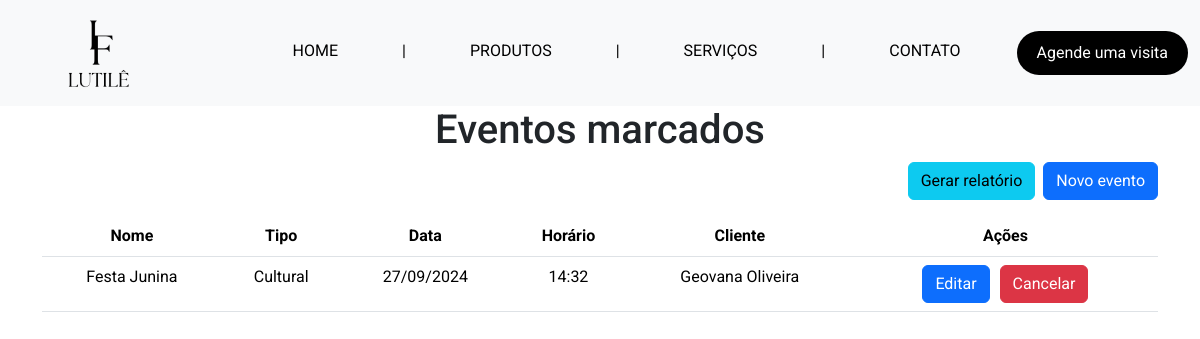
Page /admin/eventos on the earlier database version.
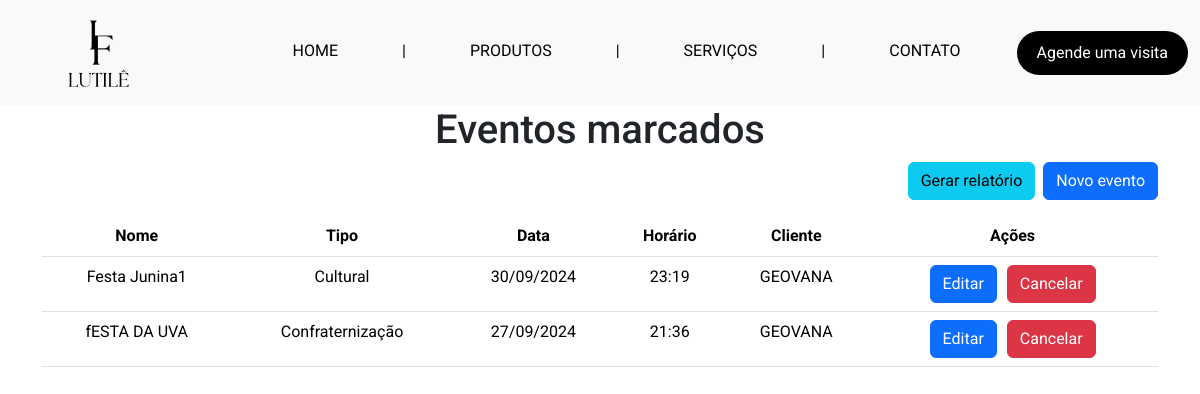
Same page on the later database version.
### tables this page shows
CREATE TABLE `evento` (
  `data` DATE NOT NULL,
  `horario` VARCHAR(45) NOT NULL,
  `nome_evento` VARCHAR(50) NOT NULL,
  `tipo` VARCHAR(45) NOT NULL,
  `cliente_cpf` VARCHAR(11) NOT NULL,
  PRIMARY KEY (`data`, `horario`),
  FOREIGN KEY (`cliente_cpf`)
    REFERENCES `cliente` (`cpf`)
    ON DELETE CASCADE
    ON UPDATE RESTRICT
);

CREATE TABLE `cliente` (
  `cpf` VARCHAR(11) NOT NULL,
  `nome_cliente` VARCHAR(100) NOT NULL,
  `celular` VARCHAR(14) NOT NULL,
  `endereco` VARCHAR(100) NOT NULL,
  PRIMARY KEY (`cpf`)
);

### app.py (the view)
@app.route('/admin/eventos', methods=['GET'])
def eventos_admin():
    with get_connection() as conn:
        cursor = conn.cursor()
        cursor.execute('SELECT * FROM evento JOIN cliente ON evento.cliente_cpf = cliente.cpf')
        eventos = cursor.fetchall()
    return render_template('html/pages/admin/eventos-admin.html', eventos=eventos)

### app.py (called while the page is built)
def get_connection():
    return sqlite3.connect('instance/salao_festas.db')

def format_datetime(value, format='%d/%m/%Y'):
    if value is None:
        return ""
    try:
        date_obj = datetime.strptime(value, '%Y-%m-%d')
        return date_obj.strftime(format)
    except ValueError:
        return value

@app.context_processor
def inject_active():
    def is_active(endpoint): #recebe o endpoint (rota) e verifica se é igual o endpoint atual, se for ele retorna a classeactive, se não retorna vazio
        return 'active' if request.endpoint == endpoint else ''
    return dict(is_active=is_active)

### templates/html/pages/admin/eventos-admin.html (shortened to what this page needs)
{% extends "base.html" %}
{% block content %}
<h1 class="text-center">Eventos marcados</h1>
<div class="container d-flex flex-column align-items-center">
    <div class="w-100 d-flex justify-content-end mb-3">
      <a href="{{ url_for('gerar_relatorio_eventos') }}" class="btn btn-info me-2">Gerar relatório</a>
      <a href="{{ url_for('novo_evento') }}" class="btn btn-primary">Novo evento</a>
      </div>
    <table class="table table">
        <thead>
          <tr>
            <th scope="col" class="text-center">Nome</th>
            <th scope="col" class="text-center">Tipo</th>
            <th scope="col" class="text-center">Data</th>
            <th scope="col" class="text-center">Horário</th>
            <th scope="col" class="text-center">Cliente</th>
            <th scope="col" class="text-center">Ações</th>
          </tr>
        </thead>
        <tbody>
          {% for evento in eventos %}
          <tr>
              <td class="text-center">{{ evento[2] }}</td>
              <td class="text-center">{{ evento[3] }}</td>
              <td class="text-center">{{ evento[0] | datetime('%d/%m/%Y') }}</td>
              <td class="text-center">{{ evento[1] }}</td>
              <td class="text-center">{{ evento[6] }}</td>
              <td class="text-center">
                <div style="display: flex; justify-content: center; gap: 10px;">
                  <form action="{{ url_for('editar_evento', data=evento[0], horario=evento[1]) }}" method="GET">
                    <button type="submit" class="btn btn-primary">Editar</button>
                  </form>
                  <form action="{{ url_for('deletar_evento', data=evento[0], horario=evento[1]) }}" method="POST" onsubmit="return confirmCancel('{{ evento[2] }}')">
                    <button type="submit" class="btn btn-danger">Cancelar</button>
                  </form>
                </div>
              </td>
          </tr>
          {% endfor %}
        </tbody>
      </table>
</div>
{% endblock %}

### templates/base.html (shortened to what this page needs)
<!DOCTYPE html>
<html lang="en">
<head>
    <link href="https://cdn.jsdelivr.net/npm/bootstrap@5.3.2/dist/css/bootstrap.min.css" rel="stylesheet">
    <link href="https://cdn.jsdelivr.net/npm/@fullcalendar/core@5.11.3/main.min.css" rel="stylesheet">
    <link href="https://cdn.jsdelivr.net/npm/@fullcalendar/daygrid@5.11.3/main.min.css" rel="stylesheet">
    <link rel="stylesheet" href="https://cdn.jsdelivr.net/npm/bootstrap-icons@1.10.5/font/bootstrap-icons.css">
    <link rel="stylesheet" href="{{ url_for('static', filename='style/style.css') }}">
    <link rel="stylesheet" href="https://code.jquery.com/ui/1.12.1/themes/base/jquery-ui.css">
</head>
<body>
    <header>
        <nav class="navbar navbar-expand-md navbar-light bg-light">
            <div class="container-fluid">
                <a class="navbar-brand ms-5" href="{{ url_for('home') }}">
                    <img src="{{ url_for('static', filename='imgs/logo.png') }}" alt="Salão de festas Lutilê" height="80">
                </a>
                <div class="collapse navbar-collapse" id="navbarNav">
                    <ul class="navbar-nav ms-auto">
                        {% if session.cpf %}
                            {% if session.cpf == '000.000.000-00' %}
                                <li class="nav-item dropdown me-5">
                                    <a class="nav-link dropdown-toggle" href="#" id="navbarDropdown" role="button" data-bs-toggle="dropdown" aria-expanded="false">
                                        {{ session.nome_cliente }}
                                    </a>
                                    <ul class="dropdown-menu dropdown-menu-end" aria-labelledby="navbarDropdown">
                                        <li><a class="dropdown-item" href="{{ url_for('dashboard') }}">Tela principal</a></li>
                                        <li><a class="dropdown-item" href="{{ url_for('perfil') }}">Perfil</a></li>
                                        <li><a class="dropdown-item" href="{{ url_for('agendamentos_admin') }}">Agendamentos</a></li>
                                        <li><a class="dropdown-item" href="{{ url_for('eventos_admin') }}">Eventos</a></li>
                                        <li><a class="dropdown-item" href="{{ url_for('clientes_admin') }}">Clientes</a></li>
                                        <li><a class="dropdown-item" href="{{ url_for('pagamentos_admin') }}">Pagamentos</a></li>
                                        <li><a class="dropdown-item" href="{{ url_for('mobilias_admin') }}">Mobílias</a></li>
                                        <li><a class="dropdown-item" href="{{ url_for('parceiros_admin') }}">Parceiros</a></li>
                                        <li><hr class="dropdown-divider"></li>
                                        <li><a class="dropdown-item" href="{{ url_for('logout') }}">Logout</a></li>
                                    </ul>
                                </li>
                            {% else %}
                                <li class="nav-item dropdown me-5">
                                    <a class="nav-link dropdown-toggle" href="#" id="navbarDropdown" role="button" data-bs-toggle="dropdown" aria-expanded="false">
                                        {{ session.nome_cliente }}
                                    </a>
                                    <ul class="dropdown-menu dropdown-menu-end" aria-labelledby="navbarDropdown">
                                        <li><a class="dropdown-item" href="{{ url_for('dashboard') }}">Tela principal</a></li>
                                        <li><a class="dropdown-item" href="{{ url_for('perfil') }}">Perfil</a></li>
                                        <li><a class="dropdown-item" href="{{ url_for('agendamentos_cliente') }}">Agendamentos</a></li>
                                        <li><a class="dropdown-item" href="{{ url_for('eventos_cliente') }}">Eventos</a></li>
                                        <li><hr class="dropdown-divider"></li>
                                        <li><a class="dropdown-item" href="{{ url_for('ver_parceiros_cliente') }}">Nossos parceiros</a></li>
                                        <li><a class="dropdown-item" href="{{ url_for('mobilias_cliente') }}">Alugue mobília</a></li>
                                        <li><hr class="dropdown-divider"></li>
                                        <li><a class="dropdown-item" href="{{ url_for('logout') }}">Logout</a></li>
                                    </ul>
                                </li>
                            {% endif %}
                        {% else %}
                            <li class="nav-item me-5 ms-5">
                                <a class="nav-link {{ is_active('home') }}" aria-current="page" href="{{ url_for('home') }}">HOME</a>
                            </li>
                            <span class="separador nav-link">|</span>
                            <li class="nav-item me-5 ms-5">
                                <a class="nav-link {{ is_active('produtos') }}" aria-current="page" href="{{ url_for('produtos') }}">PRODUTOS</a>
                            </li>
                            <span class="separador nav-link">|</span>
                            <li class="nav-item me-5 ms-5">
                                <a class="nav-link {{ is_active('servicos') }}" aria-current="page" href="{{ url_for('servicos') }}">SERVIÇOS</a>
                            </li>
                            <span class="separador nav-link">|</span>
                            <li class="nav-item me-5 ms-5">
                                <a class="nav-link {{ is_active('contato') }}" aria-current="page" href="{{ url_for('contato') }}">CONTATO</a>
                            </li>
                            <li class="nav-item">
                                <form action="{{ url_for('login') }}" method="get">
                                    <button class="nav-link button_agendar" type="submit">Agende uma visita</button>
                                </form>
                            </li>
                        {% endif %}
                    </ul>
                </div>
            </div>
        </nav>
    </header>
    <main>
        {% block content %}
        {% endblock %}
    </main>
</body>
</html>

### static/style/style.css (style rules this page uses)
* { font-family: "Roboto", sans-serif !important; }
.navbar { background-color: #ffffff; color: #fff; }
.navbar a { color: #000000; }
.button_agendar { border-radius: 50px; background-color: #000000; color: #ffffff; padding: 10px !important; padding-left: 20px !important; padding-right: 20px !important; }
.separador { color: #000000; }
body { overflow-y: auto; }

Differences in the rows shown:
changed evento "Cultural": nome_evento "Festa Junina" → "Festa Junina1"; data "27/09/2024" → "30/09/2024"; horario "14:32" → "23:19"; nome_cliente "Geovana Oliveira" → "GEOVANA"
added evento: nome_evento "fESTA DA UVA", tipo "Confraternização", data "27/09/2024", horario "21:36", nome_cliente "GEOVANA"
